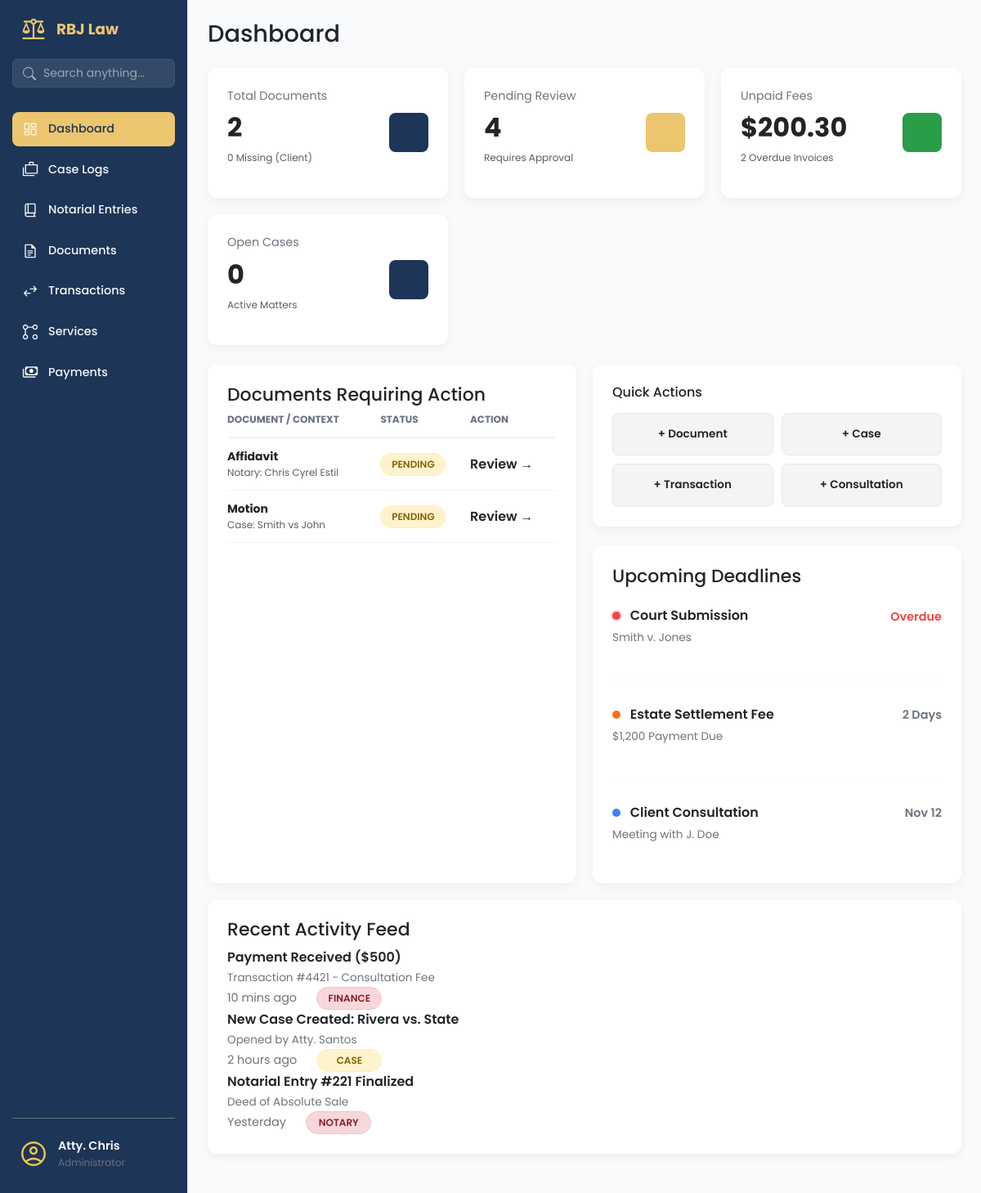
The app's page /dashboard (signed in) with its own data.
### app/models/document_mdl.py (models this page shows, shortened)
class Document(db.Model):
    __tablename__ = 'documents'
    id = db.Column(db.Integer, primary_key=True)
    filename = db.Column(db.String(255), nullable=False)
    file_path = db.Column(db.String(500), nullable=False)
    file_type = db.Column(db.String(50), nullable=True)
    file_size = db.Column(db.Integer, nullable=True)  # in bytes
    document_type = db.Column(db.String(100), nullable=True)  # e.g., Affidavit, ID, SPA Draft, etc.
    notes = db.Column(db.Text, nullable=True)
    document_status = db.Column(db.String(50), default='Pending', nullable=False)
    parent_type = db.Column(db.String(50), nullable=False)  # 'notarial_entry', 'case', 'client'
    parent_id = db.Column(db.Integer, nullable=False)
    uploaded_by = db.Column(db.Integer, db.ForeignKey('users.id'), nullable=True)
    uploaded_at = db.Column(db.DateTime, default=datetime.utcnow)
    last_modified = db.Column(db.DateTime, default=datetime.utcnow, onupdate=datetime.utcnow)
    uploader = db.relationship('User', backref='uploaded_documents', lazy=True)

### app/routes/dashboard_routes.py (the view)
@dashboard_bp.route('/')
@dashboard_bp.route('/dashboard')
@login_required
def dashboard_page():
    total_docs = Document.query.count()
    missing_docs = Document.query.filter(Document.document_status.ilike('Lacking')).count()
    pending_payments_count = TransactionItem.query.filter_by(payment_status='Pending').count()
    pending_docs_count = Document.query.filter(Document.document_status.ilike('Pending')).count()
    total_pending = pending_docs_count + pending_payments_count
    unpaid_sum = db.session.query(func.sum(TransactionItem.transaction_amount))\
        .filter(TransactionItem.payment_status == 'Pending').scalar() or 0
    unpaid_count = TransactionItem.query.filter_by(payment_status='Pending').count()
    open_cases = Case.query.filter(Case.status.ilike('active')).count()
    notarial_count = TransactionItem.query.filter_by(transaction_type='Notarial').count()
    case_count = TransactionItem.query.filter_by(transaction_type='Case').count()
    kpi_data = {
        'total_docs': total_docs,
        'missing_docs': missing_docs,
        'pending_review': total_pending,
        'pending_payments': pending_payments_count,  # New: specifically track pending payments
        'total_unpaid': "{:,.2f}".format(unpaid_sum), # Format as currency string
        'unpaid_count': unpaid_count,
        'open_cases': open_cases,
        'notarial_count': notarial_count,  # New: notarial transactions count
        'case_count': case_count  # New: case transactions count
    }
    action_docs_query = Document.query.filter(
        Document.document_status.in_(['Pending', 'Lacking', 'Draft', 'For Signature'])
    ).order_by(
        db.case((Document.document_status == 'Lacking', 1), else_=2),
        Document.last_modified.desc()
    ).limit(5).all()
    action_docs_data = []
    for doc in action_docs_query:
        action_docs_data.append({
            'title': doc.document_type or doc.filename,
            'context': resolve_document_context(doc),
            'status': doc.document_status,
            'id': doc.id,
            'target_url': get_context_url(doc)
        })
    pending_transactions = TransactionItem.query\
        .filter_by(payment_status='Pending')\
        .options(joinedload(TransactionItem.client))\
        .order_by(TransactionItem.transaction_date.desc())\
        .limit(5).all()
    action_transactions_data = []
    for transaction in pending_transactions:
        client_name = "Unknown Client"
        if transaction.client and hasattr(transaction.client, 'full_name'):
            client_name = transaction.client.full_name
        action_transactions_data.append({
            'title': f"{transaction.purpose} - {client_name}",
            'context': f"{transaction.transaction_type} Transaction",
            'status': 'Pending Payment',
            'id': transaction.id,
            'target_url': url_for('transaction.transactions_page')  # Link to transactions page
        })
    context = {
        'kpi': kpi_data,
        'action_docs': action_docs_data,
        'action_transactions': action_transactions_data  # New: pending transactions for action
    }
    return render_template('dashboard_page.html', **context)

### app/templates/dashboard_page.html (shortened to what this page needs)
{% extends "base.html" %}
{% block content %}
<main class="dashboard-content">
    <header class="dashboard-header" style="justify-content: start;">
        <h1>Dashboard</h1>
    </header>
    <section class="dashboard-cards">
        <div class="data-card">
            <div class="data-card__info">
                <span class="data-card__title">Total Documents</span>
                <span class="data-card__value">{{ kpi.total_docs }}</span>
                <p class="text-muted" style="margin-top:4px;">
                    {{ kpi.missing_docs }} Missing (Client)
                </p>
            </div>
            <div class="data-card__icon data-card__icon--blue"></div>
        </div>
        <div class="data-card">
            <div class="data-card__info">
                <span class="data-card__title">Pending Review</span>
                <span class="data-card__value">{{ kpi.pending_review }}</span>
                <p class="text-muted" style="margin-top:4px;">Requires Approval</p>
            </div>
            <div class="data-card__icon data-card__icon--gold"></div>
        </div>
        <div class="data-card">
            <div class="data-card__info">
                <span class="data-card__title">Unpaid Fees</span>
                <span class="data-card__value">${{ kpi.total_unpaid }}</span>
                <p class="text-muted" style="margin-top:4px;">
                    {{ kpi.unpaid_count }} Overdue Invoices
                </p>
            </div>
            <div class="data-card__icon data-card__icon--green"></div>
        </div>
        <div class="data-card">
            <div class="data-card__info">
                <span class="data-card__title">Open Cases</span>
                <span class="data-card__value">{{ kpi.open_cases }}</span>
                <p class="text-muted" style="margin-top:4px;">Active Matters</p>
            </div>
            <div class="data-card__icon data-card__icon--blue"></div>
        </div>
    </section>
    <section class="dashboard-panels-bottom">
        <div class="panel-card">
            <header class="panel-card__header">
                <h3 class="panel-card__title">
                    Documents Requiring Action
                </h3>
            </header>
            <div class="panel-card__body">
                <table class="action-table">
                    <thead>
                        <tr>
                            <th>Document / Context</th>
                            <th>Status</th>
                            <th>Action</th>
                        </tr>
                    </thead>
                    <tbody>
                        {% for doc in action_docs %}
                        <tr>
                            <td>
                                <div class="text-sm"><strong>{{ doc.title }}</strong></div>
                                <div class="text-muted">{{ doc.context }}</div>
                            </td>
                            <td>
                                {% if doc.status == 'Lacking' %}
                                <span class="status-tag" style="background:#fee2e2; color:#991b1b;">Missing</span>
                                {% elif doc.status == 'For Signature' %}
                                <span class="status-tag" style="background:#fef3c7; color:#92400e;">Sign</span>
                                {% else %}
                                <span class="status-tag status-tag--pending">{{ doc.status }}</span>
                                {% endif %}
                            </td>
                            <td>
                                <a href="{{ doc.target_url }}"
                                    style="color: var(--color-primary); text-decoration: none; font-weight:600;">
                                    {% if doc.status == 'Lacking' %} Upload {% else %} Review {% endif %} &rarr;
                                </a>
                            </td>
                        </tr>
                        {% endfor %}
                    </tbody>
                </table>
            </div>
        </div>
        <div class="stack-container">
            <div class="panel-card">
                <header class="panel-card__header" style="margin-bottom: 16px;">
                    <h3 class="panel-card__title" style="font-size: 1rem;">Quick Actions</h3>
                </header>
                <div class="quick-actions-grid">
                    <a href="#" class="btn-action">
                        <span>+ Document</span>
                    </a>
                    <a href="#" class="btn-action">
                        <span>+ Case</span>
                    </a>
                    <a href="#" class="btn-action">
                        <span>+ Transaction</span>
                    </a>
                    <a href="#" class="btn-action">
                        <span>+ Consultation</span>
                    </a>
                </div>
            </div>
            <div class="panel-card" style="flex-grow: 1;">
                <header class="panel-card__header">
                    <h3 class="panel-card__title">Upcoming Deadlines</h3>
                </header>
                <div class="panel-card__body">
                    <div class="deadline-item">
                        <div class="deadline-item__header">
                            <p class="deadline-item__title">
                                <span class="deadline-indicator indicator-red"></span>
                                Court Submission
                            </p>
                            <span class="deadline-item__days" style="color: #ef4444;">Overdue</span>
                        </div>
                        <span class="deadline-item__date">Smith v. Jones</span>
                    </div>
                    <hr class="deadline-divider">
                    <div class="deadline-item">
                        <div class="deadline-item__header">
                            <p class="deadline-item__title">
                                <span class="deadline-indicator indicator-orange"></span>
                                Estate Settlement Fee
                            </p>
                            <span class="deadline-item__days">2 Days</span>
                        </div>
                        <span class="deadline-item__date">$1,200 Payment Due</span>
                    </div>
                    <hr class="deadline-divider">
                    <div class="deadline-item">
                        <div class="deadline-item__header">
                            <p class="deadline-item__title">
                                <span class="deadline-indicator indicator-blue"></span>
                                Client Consultation
                            </p>
                            <span class="deadline-item__days">Nov 12</span>
                        </div>
                        <span class="deadline-item__date">Meeting with J. Doe</span>
                    </div>
                </div>
            </div>
        </div>
        <div class="panel-card panel-full-width">
            <header class="panel-card__header">
                <h3 class="panel-card__title">Recent Activity Feed</h3>
            </header>
            <div class="panel-card__body">
                <div class="document-row">
                    <div class="document-row__info">
                        <p class="document-row__title">Payment Received ($500)</p>
                        <span class="document-row__subtitle">Transaction #4421 - Consultation Fee</span>
                    </div>
                    <span class="document-row__date">10 mins ago</span>
                    <span class="status-tag status-tag--completed">Finance</span>
                </div>
                <div class="document-row">
                    <div class="document-row__info">
                        <p class="document-row__title">New Case Created: Rivera vs. State</p>
                        <span class="document-row__subtitle">Opened by Atty. Santos</span>
                    </div>
                    <span class="document-row__date">2 hours ago</span>
                    <span class="status-tag status-tag--pending">Case</span>
                </div>
                <div class="document-row">
                    <div class="document-row__info">
                        <p class="document-row__title">Notarial Entry #221 Finalized</p>
                        <span class="document-row__subtitle">Deed of Absolute Sale</span>
                    </div>
                    <span class="document-row__date">Yesterday</span>
                    <span class="status-tag status-tag--completed">Notary</span>
                </div>
            </div>
        </div>
    </section>
</main>
{%endblock %}

### records on screen
Document: title "Affidavit", context "Notary: Chris Cyrel Estil", status "PENDING", shows "Review"
Document: title "Motion", context "Case: Smith vs John", status "PENDING", shows "Review"

### other values on screen
{{ kpi.total_docs }} "2"
{{ kpi.missing_docs }} "0"
{{ kpi.pending_review }} "4"
{{ kpi.total_unpaid }} "200.30"
{{ kpi.unpaid_count }} "2"
{{ kpi.open_cases }} "0"
